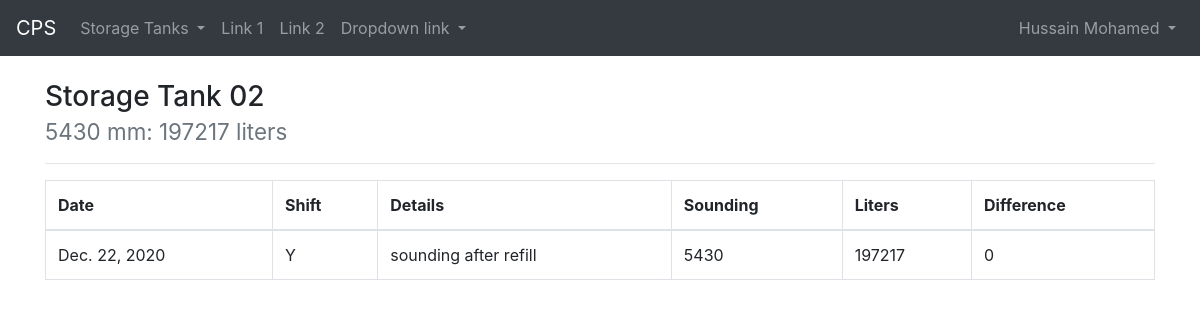
Page /storagetank/2/ (signed in) on the committed database.
### cps/models.py (models this page shows)
class StorageTankRecord(models.Model):
    class Meta:
        db_table = 'tblStorageTankRecords'
    record_date = models.DateField()
    record_time = models.TimeField()
    shift = models.CharField(max_length=1)
    storage_tank = models.ForeignKey(
        'StorageTank',
        on_delete=models.CASCADE
    )
    details = models.CharField(max_length=255)
    sounding = models.IntegerField()
    liters = models.IntegerField()
    diff = models.IntegerField()

### cps/views/storagetank.py (the view)
# urls.py: path('storagetank/<int:id>/', views.storagetank.view, name='cps.storagetanks.view'),
def view(request, id):
    records = StorageTankRecord.objects.filter(storage_tank=id)\
        .order_by('record_date', 'record_time')
    no = '{:02d}'.format(StorageTank.objects.get(pk=id).no)
    context = {
        "last_record": records[len(records) - 1],
        "records": records,
        "no": no
    }
    return render(request, 'storagetank/view.html', context)

### cps/templates/storagetank/view.html (shortened to what this page needs)
{% extends "_base.html" %}
{% block content %}
<h3>Storage Tank {{ no }}
    <br>
    <small class="text-muted">
        {{ last_record.sounding }} mm: {{ last_record.liters }} liters
    </small>
</h3>
<hr>
<table class="table table-bordered table-hover">
    <thead>
        <tr>
            <th scope="col">Date</th>
            <th scope="col">Shift</th>
            <th scope="col">Details</th>
            <th scope="col">Sounding</th>
            <th scope="col">Liters</th>
            <th scope="col">Difference</th>
        </tr>
    </thead>
    <tbody>
        {% for record in records %}
            <tr>
                <td>{{ record.record_date }}</td>
                <td>{{ record.shift }}</td>
                <td>{{ record.details }}</td>
                <td>{{ record.sounding }}</td>
                <td>{{ record.liters }}</td>
                <td>{{ record.diff }}</td>
            </tr>
        {% endfor %}
    </tbody>
</table>
{% endblock %}

### cps/templates/_navbar.html (shortened to what this page needs)
<nav class="navbar navbar-expand-sm bg-dark navbar-dark">
    <a class="navbar-brand" href="{% url 'cps.dashboard' %}">CPS</a>
    <ul class="navbar-nav">
      <li class="nav-item dropdown">
        <a class="nav-link dropdown-toggle" href="#" id="navbardrop" data-toggle="dropdown">
          Storage Tanks
        </a>
      </li>
      <li class="nav-item">
        <a class="nav-link" href="#">Link 1</a>
      </li>
      <li class="nav-item">
        <a class="nav-link" href="#">Link 2</a>
      </li>
      <li class="nav-item dropdown">
        <a class="nav-link dropdown-toggle" href="#" id="navbardrop" data-toggle="dropdown">
          Dropdown link
        </a>
      </li>
    </ul>
    <ul class="nav navbar-nav ml-auto">
      {% if user.is_authenticated %}
        <li class="nav-item dropdown">
          <a class="nav-link dropdown-toggle" href="#" id="navbardrop" data-toggle="dropdown">
            {{ user.get_full_name }}
          </a>
        </li>
      {% else %}
        <li class="nav-item">
          <a class="nav-link" href="#">Login</a>
        </li>
      {% endif %}
    </ul>
  </nav>

### public/custom-styles.css (style rules this page uses)
hr { margin-top: 5px; margin-bottom: 5px }

### rows in the picture
StorageTankRecord: sounding "5430", liters "197217", record_date "Dec. 22, 2020", shift "Y", details "sounding after refill", diff "0"

### other values in the picture
{{ user.get_full_name }} "Hussain Mohamed"
{{ no }} "02"
